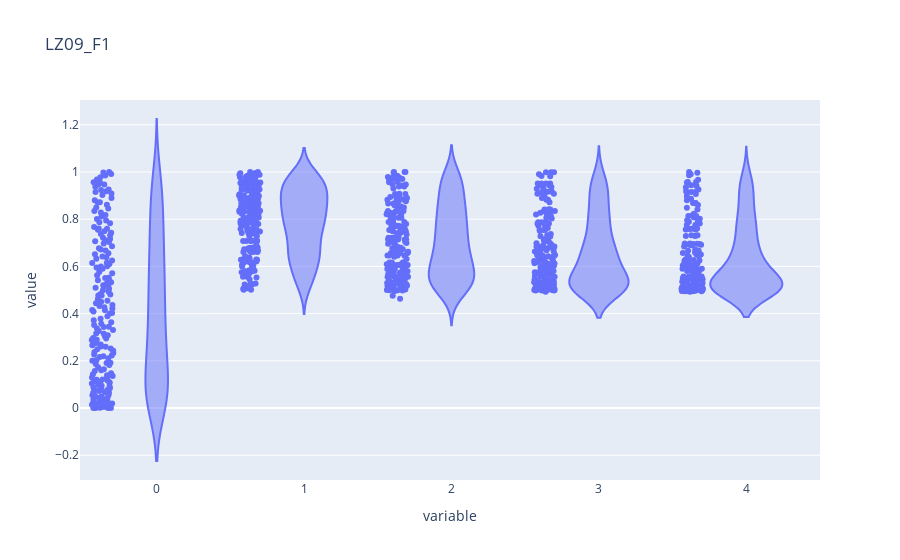
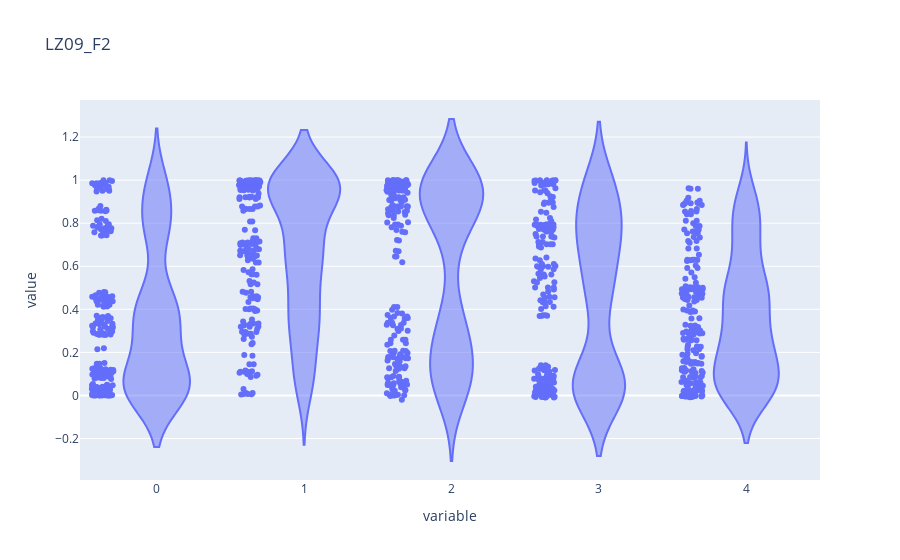
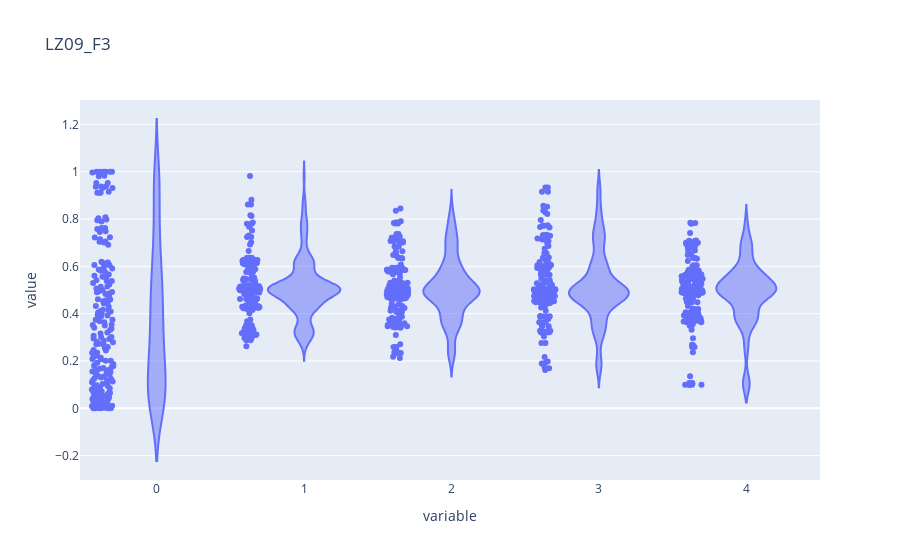
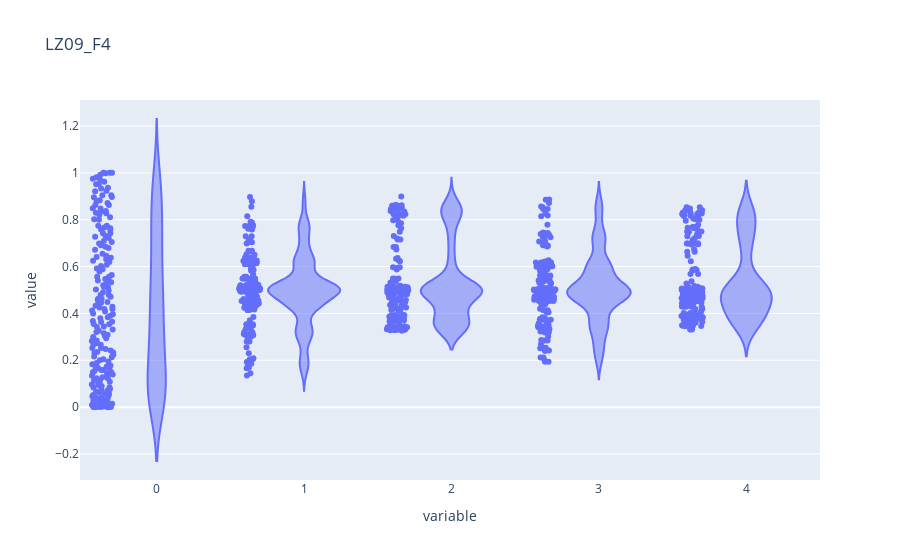

These figures' notebook cell, in order:
### Markdown cell above
# Check Variable Range

### Code cell
from moo.lz_jmetalpy import LZ09_F1, LZ09_F2, LZ09_F3, LZ09_F4, LZ09_F5, LZ09_F6, LZ09_F7, LZ09_F8, LZ09_F9
from helper import run_test

import plotly.express as px

n_var = 5

problem=LZ09_F1(n_var=n_var)
res = run_test(problem)
fig = px.violin(res.X, points='all', title="LZ09_F1")
fig.show()

problem=LZ09_F2(n_var=n_var)
res = run_test(problem)
fig = px.violin(res.X, points='all', title="LZ09_F2")
fig.show()

problem=LZ09_F3(n_var=n_var)
res = run_test(problem)
fig = px.violin(res.X, points='all', title="LZ09_F3")
fig.show()

problem=LZ09_F4(n_var=n_var)
res = run_test(problem)
fig = px.violin(res.X, points='all', title="LZ09_F4")
fig.show()

problem=LZ09_F5(n_var=n_var)
res = run_test(problem)
fig = px.violin(res.X, points='all', title="LZ09_F5")
fig.show()

problem=LZ09_F6(n_var=n_var)
res = run_test(problem)
fig = px.violin(res.X, points='all', title="LZ09_F6")
fig.show()

problem=LZ09_F7(n_var=n_var)
res = run_test(problem)
fig = px.violin(res.X, points='all', title="LZ09_F7")
fig.show()

problem=LZ09_F8(n_var=n_var)
res = run_test(problem)
fig = px.violin(res.X, points='all', title="LZ09_F8")
fig.show()

problem=LZ09_F9(n_var=n_var)
res = run_test(problem)
fig = px.violin(res.X, points='all', title="LZ09_F9")
fig.show()

### Figure 1 — Plotly figure (JSON) as saved in the notebook; plotly's stock layout.template omitted (floating-point values rounded to 4 significant figures; data arrays with more than 128 entries replaced by an {"elided": "..."} marker saying what was removed)
{"data": [{"alignmentgroup": "True", "box": {"visible": false}, "hovertemplate": "variable=%{x}<br>value=%{y}<extra></extra>", "legendgroup": "", "marker": {"color": "#636efa"}, "name": "", "offsetgroup": "", "orientation": "v", "points": "all", "scalegroup": "True", "showlegend": false, "type": "violin", "x": {"elided": "1000 str values"}, "x0": " ", "xaxis": "x", "y": {"elided": "1000 float values"}, "y0": " ", "yaxis": "y"}], "layout": {"legend": {"tracegroupgap": 0}, "title": {"text": "LZ09_F1"}, "violinmode": "group", "xaxis": {"anchor": "y", "domain": [0, 1], "title": {"text": "variable"}}, "yaxis": {"anchor": "x", "domain": [0, 1], "title": {"text": "value"}}}}

### Figure 2 — Plotly figure (JSON) as saved in the notebook; plotly's stock layout.template omitted (floating-point values rounded to 4 significant figures; data arrays with more than 128 entries replaced by an {"elided": "..."} marker saying what was removed)
{"data": [{"alignmentgroup": "True", "box": {"visible": false}, "hovertemplate": "variable=%{x}<br>value=%{y}<extra></extra>", "legendgroup": "", "marker": {"color": "#636efa"}, "name": "", "offsetgroup": "", "orientation": "v", "points": "all", "scalegroup": "True", "showlegend": false, "type": "violin", "x": {"elided": "1000 str values"}, "x0": " ", "xaxis": "x", "y": {"elided": "1000 float values"}, "y0": " ", "yaxis": "y"}], "layout": {"legend": {"tracegroupgap": 0}, "title": {"text": "LZ09_F2"}, "violinmode": "group", "xaxis": {"anchor": "y", "domain": [0, 1], "title": {"text": "variable"}}, "yaxis": {"anchor": "x", "domain": [0, 1], "title": {"text": "value"}}}}

### Figure 3 — Plotly figure (JSON) as saved in the notebook; plotly's stock layout.template omitted (floating-point values rounded to 4 significant figures; data arrays with more than 128 entries replaced by an {"elided": "..."} marker saying what was removed)
{"data": [{"alignmentgroup": "True", "box": {"visible": false}, "hovertemplate": "variable=%{x}<br>value=%{y}<extra></extra>", "legendgroup": "", "marker": {"color": "#636efa"}, "name": "", "offsetgroup": "", "orientation": "v", "points": "all", "scalegroup": "True", "showlegend": false, "type": "violin", "x": {"elided": "1000 str values"}, "x0": " ", "xaxis": "x", "y": {"elided": "1000 float values"}, "y0": " ", "yaxis": "y"}], "layout": {"legend": {"tracegroupgap": 0}, "title": {"text": "LZ09_F3"}, "violinmode": "group", "xaxis": {"anchor": "y", "domain": [0, 1], "title": {"text": "variable"}}, "yaxis": {"anchor": "x", "domain": [0, 1], "title": {"text": "value"}}}}

### Figure 4 — Plotly figure (JSON) as saved in the notebook; plotly's stock layout.template omitted (floating-point values rounded to 4 significant figures; data arrays with more than 128 entries replaced by an {"elided": "..."} marker saying what was removed)
{"data": [{"alignmentgroup": "True", "box": {"visible": false}, "hovertemplate": "variable=%{x}<br>value=%{y}<extra></extra>", "legendgroup": "", "marker": {"color": "#636efa"}, "name": "", "offsetgroup": "", "orientation": "v", "points": "all", "scalegroup": "True", "showlegend": false, "type": "violin", "x": {"elided": "1000 str values"}, "x0": " ", "xaxis": "x", "y": {"elided": "1000 float values"}, "y0": " ", "yaxis": "y"}], "layout": {"legend": {"tracegroupgap": 0}, "title": {"text": "LZ09_F4"}, "violinmode": "group", "xaxis": {"anchor": "y", "domain": [0, 1], "title": {"text": "variable"}}, "yaxis": {"anchor": "x", "domain": [0, 1], "title": {"text": "value"}}}}
